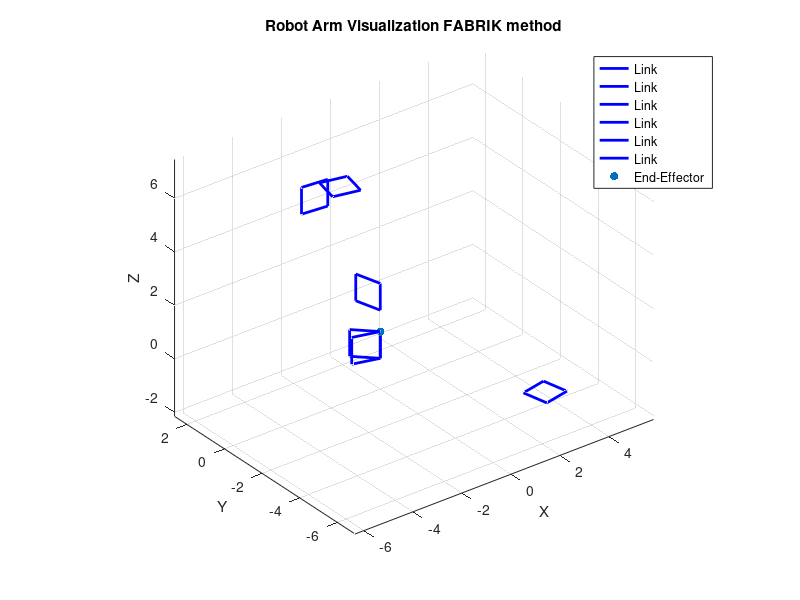

This figure's MATLAB source:
function fabrik_example1()
    % DH parameters
    alpha = [0 -90 0 -90 -90 90];
    a = [1.5 0 6.1 2 0 0];
    d = [4.5 0 0 6.3 0 0.8];
    theta = [60 90 90 150 120 60];

    % Define initial and target positions
    initialPosition = [0 0 0];
    targetPosition = [2 2 2];
    
    % Calculate inverse kinematics using FABRIK
    jointAngles = fabrik_inverse_kinematics(alpha, a, d, theta, initialPosition, targetPosition);

    % Display joint angles
    disp('Joint Angles:');
    disp(jointAngles);

    % Visualize the robot arm
    visualize_robot(alpha, a, d, theta, jointAngles);
end

function jointAngles = fabrik_inverse_kinematics(alpha, a, d, theta, initialPosition, targetPosition)
    % FABRIK Inverse Kinematics Algorithm

    % Number of joints
    n = length(alpha);

    % Initial guess for joint angles
    jointAngles = zeros(1, n);

    % Set specific joint angles
    jointAngles = [113.3005 146.0851 -134.2847 148.8153 47.6493 -144.8855];

    % Maximum iteration count and tolerance
    maxIterations = 100;
    tolerance = 1e-6;

    % Target position in homogeneous coordinates
    targetPosHomogeneous = [targetPosition, 1];

    % Iterate between forward and backward passes
    for iter = 1:maxIterations
        % Forward pass
        for i = 1:n
            T_i = dh_matrix(alpha, a, d, theta, i, jointAngles);
            targetPosHomogeneous = T_i .* targetPosHomogeneous';
        end

        % Backward pass
        for i = n:-1:1
            T_i = dh_matrix(alpha, a, d, theta, i, jointAngles);
            p_i = T_i(1:3, 4);
            q_i = targetPosition - p_i';
            q_i = q_i / norm(q_i);
            jointAngles(i) = atan2d(q_i(2), q_i(1));
        end

        % Check convergence
        if norm(targetPosHomogeneous(1:3) - targetPosition) < tolerance
            break;
        end
    end
end

function T = dh_matrix(alpha, a, d, theta, i, jointAngles)
    % Compute the Denavit-Hartenberg matrix for joint i
    T = [
        cosd(theta(i) + jointAngles(i)), -sind(theta(i) + jointAngles(i)) * cosd(alpha(i)), sind(theta(i) + jointAngles(i)) * sind(alpha(i)), a(i) * cosd(theta(i) + jointAngles(i));
        sind(theta(i) + jointAngles(i)), cosd(theta(i) + jointAngles(i)) * cosd(alpha(i)), -cosd(theta(i) + jointAngles(i)) * sind(alpha(i)), a(i) * sind(theta(i) + jointAngles(i));
        0, sind(alpha(i)), cosd(alpha(i)), d(i);
        0, 0, 0, 1
    ];
end

function visualize_robot(alpha, a, d, theta, jointAngles)
    % Visualize the robot arm

    % Number of joints
    n = length(alpha);

    % Initialize the plot
    figure;
    hold on;
    grid on;
    axis equal;
    view(3);
    xlabel('X');
    ylabel('Y');
    zlabel('Z');
    title('Robot Arm Visualization FABRIK method');

    % Plot robot links
    for i = 1:n
        T_i = dh_matrix(alpha, a, d, theta, i, jointAngles);
        plot_link(T_i);
        disp(['Rotation Matrix from Link ' num2str(i-1) ' to Link ' num2str(i)]);
        disp(T_i(1:3, 1:3));
    end

    % Plot end-effector point
    endEffectorPos = forward_kinematics(alpha, a, d, theta, jointAngles);
    scatter3(endEffectorPos(1), endEffectorPos(2), endEffectorPos(3), 'filled', 'r', 'DisplayName', 'End-Effector');

    % Show legend
    legend('show');
end

function endEffectorPos = forward_kinematics(alpha, a, d, theta, jointAngles)
    % Compute the forward kinematics to get the end-effector position

    % Number of joints
    n = length(alpha);

    % Initialize homogeneous transformation matrix
    T = eye(4);

    % Calculate transformation matrix iteratively
    for i = 1:n
        T_i = dh_matrix(alpha, a, d, theta, i, jointAngles);
        T = T .* T_i;
    end

    % Extract end-effector position from the matrix
    endEffectorPos = T(1:3, 4)';
end

function plot_link(T)
    % Plot a link given its homogeneous transformation matrix

    % Define the link frame
    frame = [
        0, 0, 0, 1;
        1, 0, 0, 1;
        1, 1, 0, 1;
        0, 1, 0, 1;
        0, 0, 0, 1
    ];

    % Transform the link frame
    frameTransformed = T * frame';

    % Plot the link
    plot3(frameTransformed(1, :), frameTransformed(2, :), frameTransformed(3, :), 'b', 'LineWidth', 2, 'DisplayName', 'Link');
end
